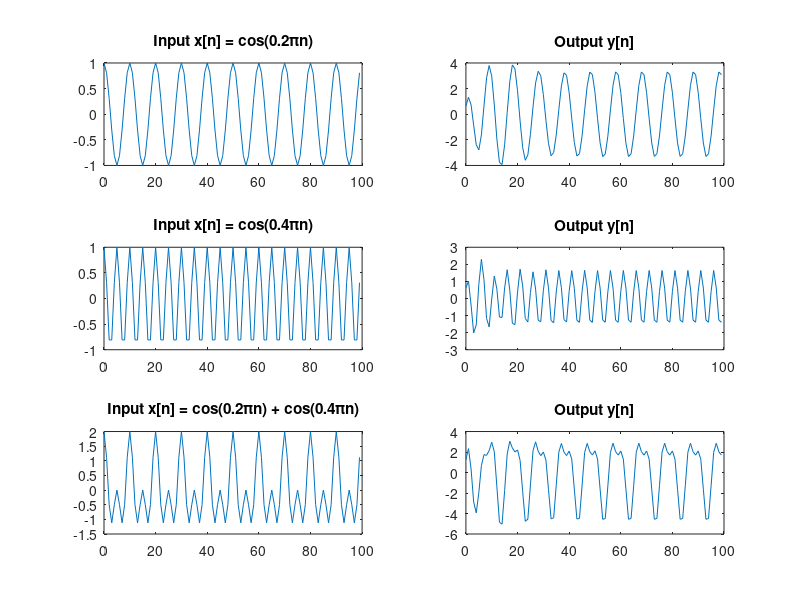

Here is the MATLAB script that generated this plot:
b0 = 0.9 * exp(-1j * pi/4);
b1 = 0;
b2 = -0.9 * exp(-1j * pi/4);
a1 = -0.9 * exp(1j * pi/4);
a2 = 0;

n = 0:99;
x1 = cos(0.2 * pi * n);
x2 = cos(0.4 * pi * n);
x3 = cos(0.2 * pi * n) + cos(0.4 * pi * n);

y1 = filter([b0 b1 b2], [1 a1 a2], x1);
y2 = filter([b0 b1 b2], [1 a1 a2], x2);
y3 = filter([b0 b1 b2], [1 a1 a2], x3);

figure;
subplot(3, 2, 1);
plot(n, x1);
title('Input x[n] = cos(0.2πn)');
subplot(3, 2, 2);
plot(n, y1);
title('Output y[n]');

subplot(3, 2, 3);
plot(n, x2);
title('Input x[n] = cos(0.4πn)');
subplot(3, 2, 4);
plot(n, y2);
title('Output y[n]');

subplot(3, 2, 5);
plot(n, x3);
title('Input x[n] = cos(0.2πn) + cos(0.4πn)');
subplot(3, 2, 6);
plot(n, y3);
title('Output y[n]');
